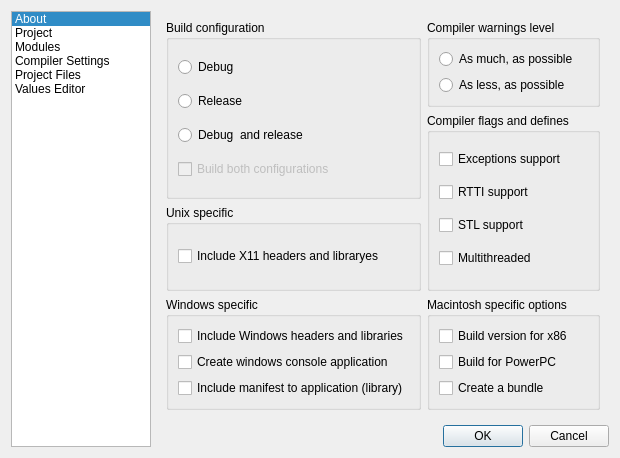
<ui version="4.0" >
 <class>UISimpleQMakeEditor</class>
 <widget class="QDialog" name="UISimpleQMakeEditor" >
  <property name="geometry" >
   <rect>
    <x>0</x>
    <y>0</y>
    <width>620</width>
    <height>458</height>
   </rect>
  </property>
  <property name="minimumSize" >
   <size>
    <width>0</width>
    <height>0</height>
   </size>
  </property>
  <property name="maximumSize" >
   <size>
    <width>16777215</width>
    <height>16777215</height>
   </size>
  </property>
  <property name="windowTitle" >
   <string>Dialog</string>
  </property>
  <layout class="QGridLayout" name="gridLayout_2" >
   <item rowspan="2" row="0" column="0" >
    <widget class="QListWidget" name="lwPages" >
     <property name="minimumSize" >
      <size>
       <width>140</width>
       <height>0</height>
      </size>
     </property>
     <property name="maximumSize" >
      <size>
       <width>140</width>
       <height>16777215</height>
      </size>
     </property>
     <property name="currentRow" >
      <number>0</number>
     </property>
     <item>
      <property name="text" >
       <string>About</string>
      </property>
     </item>
     <item>
      <property name="text" >
       <string>Project</string>
      </property>
     </item>
     <item>
      <property name="text" >
       <string>Modules</string>
      </property>
     </item>
     <item>
      <property name="text" >
       <string>Compiler Settings</string>
      </property>
     </item>
     <item>
      <property name="text" >
       <string>Project Files</string>
      </property>
     </item>
     <item>
      <property name="text" >
       <string>Values Editor</string>
      </property>
     </item>
    </widget>
   </item>
   <item row="0" column="1" >
    <widget class="QStackedWidget" name="swPages" >
     <property name="currentIndex" >
      <number>3</number>
     </property>
     <widget class="QWidget" name="wAbout" >
      <layout class="QHBoxLayout" name="horizontalLayout_6" >
       <item>
        <widget class="QTextBrowser" name="tbAbout" >
         <property name="html" >
          <string>&lt;!DOCTYPE HTML PUBLIC "-//W3C//DTD HTML 4.0//EN" "http://www.w3.org/TR/REC-html40/strict.dtd">
&lt;html>&lt;head>&lt;meta name="qrichtext" content="1" />&lt;style type="text/css">
p, li { white-space: pre-wrap; }
&lt;/style>&lt;/head>&lt;body style=" font-family:'DejaVu Sans'; font-size:9pt; font-weight:400; font-style:normal;">
&lt;p style=" margin-top:0px; margin-bottom:0px; margin-left:0px; margin-right:0px; -qt-block-indent:0; text-indent:0px; font-family:'Sans Serif';">You are using &lt;span style=" font-weight:600;">Simple QMake project editor&lt;/span>.&lt;/p>
&lt;p style=" margin-top:0px; margin-bottom:0px; margin-left:0px; margin-right:0px; -qt-block-indent:0; text-indent:0px; font-family:'Sans Serif';">This editor not allows you to use all QMake features.&lt;/p>
&lt;p style=" margin-top:0px; margin-bottom:0px; margin-left:0px; margin-right:0px; -qt-block-indent:0; text-indent:0px; font-family:'Sans Serif';">Aslo it editor can make some changes in your project file structure, which you did not desired. (It's possible in case if your project was edited by Advanced QMake project editor or manualy.)&lt;/p>
&lt;p style=" margin-top:0px; margin-bottom:0px; margin-left:0px; margin-right:0px; -qt-block-indent:0; text-indent:0px; font-family:'Sans Serif';">But, we can't provide support of all features of QMake, leave project file structure, unchanged, and provide simple interface in one thing.&lt;/p>
&lt;p style=" margin-top:0px; margin-bottom:0px; margin-left:0px; margin-right:0px; -qt-block-indent:0; text-indent:0px; font-family:'Sans Serif';">So, if you working with advanced Qt project, you can use Advanced QMake editor, or edit project file manualy. &lt;/p>
&lt;p style="-qt-paragraph-type:empty; margin-top:0px; margin-bottom:0px; margin-left:0px; margin-right:0px; -qt-block-indent:0; text-indent:0px; font-family:'Sans Serif';">&lt;/p>
&lt;p style=" margin-top:0px; margin-bottom:0px; margin-left:0px; margin-right:0px; -qt-block-indent:0; text-indent:0px; font-family:'Sans Serif';">Enjoy!&lt;/p>
&lt;p style=" margin-top:0px; margin-bottom:0px; margin-left:0px; margin-right:0px; -qt-block-indent:0; text-indent:0px; font-family:'Sans Serif';">Andrei Kopats, Filipe Azevedo and the Monkey Studio team&lt;/p>
&lt;p style="-qt-paragraph-type:empty; margin-top:0px; margin-bottom:0px; margin-left:0px; margin-right:0px; -qt-block-indent:0; text-indent:0px; font-family:'Sans Serif';">&lt;/p>&lt;/body>&lt;/html></string>
         </property>
        </widget>
       </item>
      </layout>
     </widget>
     <widget class="QWidget" name="wProject" >
      <layout class="QVBoxLayout" name="verticalLayout_6" >
       <item>
        <widget class="QGroupBox" name="gbProjectType" >
         <property name="title" >
          <string>Project Type</string>
         </property>
         <property name="checkable" >
          <bool>false</bool>
         </property>
         <layout class="QVBoxLayout" name="verticalLayout" >
          <item>
           <widget class="QRadioButton" name="rbApplication" >
            <property name="text" >
             <string>Application</string>
            </property>
           </widget>
          </item>
          <item>
           <widget class="QRadioButton" name="rbStaticLib" >
            <property name="text" >
             <string>Static Library</string>
            </property>
           </widget>
          </item>
          <item>
           <widget class="QRadioButton" name="rbSharedLib" >
            <property name="text" >
             <string>Shared Library (DLL)</string>
            </property>
           </widget>
          </item>
          <item>
           <widget class="QRadioButton" name="rbSubdirs" >
            <property name="text" >
             <string>Solution Project (Set of Qt projects)</string>
            </property>
           </widget>
          </item>
          <item>
           <widget class="QRadioButton" name="rbQtPlugin" >
            <property name="text" >
             <string>Qt Plugin</string>
            </property>
           </widget>
          </item>
          <item>
           <widget class="QRadioButton" name="rbQtDesignerPlugin" >
            <property name="text" >
             <string>Qt Designer Plugin</string>
            </property>
           </widget>
          </item>
         </layout>
        </widget>
       </item>
       <item>
        <layout class="QGridLayout" name="gridLayout" >
         <item row="0" column="0" >
          <widget class="QLabel" name="lProjectName" >
           <property name="text" >
            <string>Name</string>
           </property>
           <property name="buddy" >
            <cstring>leProjectName</cstring>
           </property>
          </widget>
         </item>
         <item row="0" column="1" colspan="2" >
          <widget class="QLineEdit" name="leProjectName" />
         </item>
         <item row="1" column="0" >
          <widget class="QLabel" name="lProjectTarget" >
           <property name="text" >
            <string>Target directory</string>
           </property>
           <property name="buddy" >
            <cstring>leProjectTarget</cstring>
           </property>
          </widget>
         </item>
         <item row="1" column="1" >
          <widget class="QLineEdit" name="leProjectTarget" />
         </item>
         <item row="1" column="2" >
          <widget class="QToolButton" name="tbProjectTarget" >
           <property name="text" >
            <string>...</string>
           </property>
          </widget>
         </item>
        </layout>
       </item>
       <item>
        <widget class="QLabel" name="lQtVersion" >
         <property name="text" >
          <string>Qt Version</string>
         </property>
        </widget>
       </item>
       <item>
        <widget class="QListWidget" name="lwQtVersion" />
       </item>
       <item>
        <spacer name="verticalSpacer" >
         <property name="orientation" >
          <enum>Qt::Vertical</enum>
         </property>
         <property name="sizeHint" stdset="0" >
          <size>
           <width>16</width>
           <height>16</height>
          </size>
         </property>
        </spacer>
       </item>
      </layout>
     </widget>
     <widget class="QWidget" name="wModules" >
      <layout class="QGridLayout" name="gridLayout_3" >
       <item row="0" column="0" >
        <widget class="QGroupBox" name="gbQtModules" >
         <property name="title" >
          <string>Qt Modules Used</string>
         </property>
         <layout class="QVBoxLayout" name="verticalLayout_4" >
          <property name="leftMargin" >
           <number>9</number>
          </property>
          <property name="rightMargin" >
           <number>9</number>
          </property>
          <item>
           <widget class="QListWidget" name="lwQtModules" >
            <property name="palette" >
             <palette>
              <active>
               <colorrole role="Base" >
                <brush brushstyle="SolidPattern" >
                 <color alpha="0" >
                  <red>0</red>
                  <green>0</green>
                  <blue>0</blue>
                 </color>
                </brush>
               </colorrole>
              </active>
              <inactive>
               <colorrole role="Base" >
                <brush brushstyle="SolidPattern" >
                 <color alpha="0" >
                  <red>0</red>
                  <green>0</green>
                  <blue>0</blue>
                 </color>
                </brush>
               </colorrole>
              </inactive>
              <disabled>
               <colorrole role="Base" >
                <brush brushstyle="SolidPattern" >
                 <color alpha="255" >
                  <red>244</red>
                  <green>244</green>
                  <blue>244</blue>
                 </color>
                </brush>
               </colorrole>
              </disabled>
             </palette>
            </property>
            <property name="frameShape" >
             <enum>QFrame::NoFrame</enum>
            </property>
           </widget>
          </item>
         </layout>
        </widget>
       </item>
       <item row="0" column="1" >
        <widget class="QGroupBox" name="gbModules" >
         <property name="title" >
          <string>Others Modules</string>
         </property>
         <layout class="QVBoxLayout" name="verticalLayout_5" >
          <property name="leftMargin" >
           <number>9</number>
          </property>
          <property name="rightMargin" >
           <number>9</number>
          </property>
          <item>
           <widget class="QListWidget" name="lwModules" >
            <property name="palette" >
             <palette>
              <active>
               <colorrole role="Base" >
                <brush brushstyle="SolidPattern" >
                 <color alpha="0" >
                  <red>0</red>
                  <green>0</green>
                  <blue>0</blue>
                 </color>
                </brush>
               </colorrole>
              </active>
              <inactive>
               <colorrole role="Base" >
                <brush brushstyle="SolidPattern" >
                 <color alpha="0" >
                  <red>0</red>
                  <green>0</green>
                  <blue>0</blue>
                 </color>
                </brush>
               </colorrole>
              </inactive>
              <disabled>
               <colorrole role="Base" >
                <brush brushstyle="SolidPattern" >
                 <color alpha="255" >
                  <red>244</red>
                  <green>244</green>
                  <blue>244</blue>
                 </color>
                </brush>
               </colorrole>
              </disabled>
             </palette>
            </property>
            <property name="frameShape" >
             <enum>QFrame::NoFrame</enum>
            </property>
           </widget>
          </item>
         </layout>
        </widget>
       </item>
       <item row="1" column="0" colspan="2" >
        <widget class="QLabel" name="lModuleHelp" >
         <property name="text" >
          <string>Help of current selected module</string>
         </property>
        </widget>
       </item>
       <item row="2" column="0" colspan="2" >
        <widget class="QTextEdit" name="teModuleHelp" />
       </item>
      </layout>
     </widget>
     <widget class="QWidget" name="wCompilerSettings" >
      <layout class="QGridLayout" name="gridLayout_4" >
       <item rowspan="2" row="0" column="0" >
        <widget class="QGroupBox" name="gbBuildType" >
         <property name="title" >
          <string>Build configuration</string>
         </property>
         <layout class="QVBoxLayout" name="verticalLayout_3" >
          <item>
           <widget class="QRadioButton" name="rbDebug" >
            <property name="statusTip" >
             <string>debug</string>
            </property>
            <property name="text" >
             <string>Debug</string>
            </property>
           </widget>
          </item>
          <item>
           <widget class="QRadioButton" name="rbRelease" >
            <property name="statusTip" >
             <string>release</string>
            </property>
            <property name="text" >
             <string>Release</string>
            </property>
           </widget>
          </item>
          <item>
           <widget class="QRadioButton" name="rbDebugRelease" >
            <property name="statusTip" >
             <string>debug_and_release</string>
            </property>
            <property name="text" >
             <string>Debug  and release</string>
            </property>
           </widget>
          </item>
          <item>
           <widget class="QCheckBox" name="cbBuildAll" >
            <property name="enabled" >
             <bool>false</bool>
            </property>
            <property name="statusTip" >
             <string>build_all</string>
            </property>
            <property name="text" >
             <string>Build both configurations</string>
            </property>
           </widget>
          </item>
         </layout>
        </widget>
       </item>
       <item row="0" column="1" >
        <widget class="QGroupBox" name="gbWarnings" >
         <property name="title" >
          <string>Compiler warnings level</string>
         </property>
         <layout class="QVBoxLayout" name="verticalLayout_2" >
          <item>
           <widget class="QRadioButton" name="rbWarningOn" >
            <property name="statusTip" >
             <string>warn_on</string>
            </property>
            <property name="text" >
             <string>As much, as possible</string>
            </property>
           </widget>
          </item>
          <item>
           <widget class="QRadioButton" name="rbWarningOff" >
            <property name="statusTip" >
             <string>warn_off</string>
            </property>
            <property name="text" >
             <string>As less, as possible</string>
            </property>
           </widget>
          </item>
         </layout>
        </widget>
       </item>
       <item rowspan="2" row="1" column="1" >
        <widget class="QGroupBox" name="gbCompilersFlags" >
         <property name="title" >
          <string>Compiler flags and defines</string>
         </property>
         <layout class="QVBoxLayout" name="verticalLayout_12" >
          <item>
           <widget class="QCheckBox" name="cbExceptions" >
            <property name="statusTip" >
             <string>exceptions</string>
            </property>
            <property name="text" >
             <string>Exceptions support</string>
            </property>
           </widget>
          </item>
          <item>
           <widget class="QCheckBox" name="cbRtti" >
            <property name="statusTip" >
             <string>rtti</string>
            </property>
            <property name="text" >
             <string>RTTI support</string>
            </property>
           </widget>
          </item>
          <item>
           <widget class="QCheckBox" name="cbStl" >
            <property name="statusTip" >
             <string>stl</string>
            </property>
            <property name="text" >
             <string>STL support</string>
            </property>
           </widget>
          </item>
          <item>
           <widget class="QCheckBox" name="cbThread" >
            <property name="statusTip" >
             <string>thread</string>
            </property>
            <property name="text" >
             <string>Multithreaded</string>
            </property>
           </widget>
          </item>
         </layout>
        </widget>
       </item>
       <item row="2" column="0" >
        <widget class="QGroupBox" name="gbUnix" >
         <property name="title" >
          <string>Unix specific</string>
         </property>
         <layout class="QVBoxLayout" name="verticalLayout_13" >
          <item>
           <widget class="QCheckBox" name="cbX11" >
            <property name="toolTip" >
             <string>The target is a X11 application or library. The proper include paths and libraries will automatically be added to the project.</string>
            </property>
            <property name="statusTip" >
             <string>x11</string>
            </property>
            <property name="text" >
             <string>Include X11 headers and libraryes</string>
            </property>
           </widget>
          </item>
         </layout>
        </widget>
       </item>
       <item row="3" column="0" >
        <widget class="QGroupBox" name="gbWindows" >
         <property name="title" >
          <string>Windows specific</string>
         </property>
         <layout class="QVBoxLayout" name="verticalLayout_14" >
          <item>
           <widget class="QCheckBox" name="cbWindows" >
            <property name="statusTip" >
             <string>windows</string>
            </property>
            <property name="text" >
             <string>Include Windows headers and libraries</string>
            </property>
           </widget>
          </item>
          <item>
           <widget class="QCheckBox" name="cbConsole" >
            <property name="statusTip" >
             <string>console</string>
            </property>
            <property name="text" >
             <string>Create windows console application</string>
            </property>
           </widget>
          </item>
          <item>
           <widget class="QCheckBox" name="cbManifest" >
            <property name="text" >
             <string>Include manifest to application (library)</string>
            </property>
           </widget>
          </item>
         </layout>
        </widget>
       </item>
       <item row="3" column="1" >
        <widget class="QGroupBox" name="gbMac" >
         <property name="title" >
          <string>Macintosh specific options</string>
         </property>
         <layout class="QVBoxLayout" name="verticalLayout_8" >
          <item>
           <widget class="QCheckBox" name="cbX86" >
            <property name="statusTip" >
             <string>x86</string>
            </property>
            <property name="text" >
             <string>Build version for x86</string>
            </property>
           </widget>
          </item>
          <item>
           <widget class="QCheckBox" name="cbPpc" >
            <property name="statusTip" >
             <string>ppc</string>
            </property>
            <property name="text" >
             <string>Build for PowerPC</string>
            </property>
           </widget>
          </item>
          <item>
           <widget class="QCheckBox" name="cbBundle" >
            <property name="text" >
             <string>Create a bundle</string>
            </property>
           </widget>
          </item>
         </layout>
        </widget>
       </item>
      </layout>
     </widget>
     <widget class="QWidget" name="wProjectFiles" >
      <layout class="QGridLayout" name="gridLayout_5" >
       <item row="0" column="0" >
        <spacer name="horizontalSpacer" >
         <property name="orientation" >
          <enum>Qt::Horizontal</enum>
         </property>
         <property name="sizeHint" stdset="0" >
          <size>
           <width>40</width>
           <height>20</height>
          </size>
         </property>
        </spacer>
       </item>
       <item row="0" column="1" >
        <widget class="QToolButton" name="tbAddFile" >
         <property name="text" >
          <string>+</string>
         </property>
        </widget>
       </item>
       <item row="0" column="2" >
        <widget class="QToolButton" name="tbEditFile" >
         <property name="text" >
          <string>E</string>
         </property>
        </widget>
       </item>
       <item row="0" column="3" >
        <widget class="QToolButton" name="tbRemoveFile" >
         <property name="text" >
          <string>-</string>
         </property>
        </widget>
       </item>
       <item row="1" column="0" colspan="4" >
        <widget class="QTreeView" name="tvFiles" />
       </item>
      </layout>
     </widget>
     <widget class="QWidget" name="wValuesEditor" >
      <layout class="QGridLayout" name="gridLayout_6" >
       <item row="0" column="1" >
        <widget class="QLabel" name="lValues" >
         <property name="text" >
          <string>Value</string>
         </property>
        </widget>
       </item>
       <item row="1" column="1" >
        <widget class="QPlainTextEdit" name="pteValues" />
       </item>
       <item row="2" column="1" >
        <widget class="QPushButton" name="pbAddFilePath" >
         <property name="text" >
          <string>Add file path</string>
         </property>
        </widget>
       </item>
       <item rowspan="3" row="0" column="0" >
        <widget class="QGroupBox" name="gbVariables" >
         <property name="title" >
          <string>Variables</string>
         </property>
        </widget>
       </item>
      </layout>
     </widget>
    </widget>
   </item>
   <item row="1" column="1" >
    <widget class="QDialogButtonBox" name="dbbButtons" >
     <property name="orientation" >
      <enum>Qt::Horizontal</enum>
     </property>
     <property name="standardButtons" >
      <set>QDialogButtonBox::Cancel|QDialogButtonBox::Ok</set>
     </property>
    </widget>
   </item>
  </layout>
 </widget>
 <resources/>
 <connections>
  <connection>
   <sender>dbbButtons</sender>
   <signal>accepted()</signal>
   <receiver>UISimpleQMakeEditor</receiver>
   <slot>accept()</slot>
   <hints>
    <hint type="sourcelabel" >
     <x>396</x>
     <y>453</y>
    </hint>
    <hint type="destinationlabel" >
     <x>157</x>
     <y>274</y>
    </hint>
   </hints>
  </connection>
  <connection>
   <sender>dbbButtons</sender>
   <signal>rejected()</signal>
   <receiver>UISimpleQMakeEditor</receiver>
   <slot>reject()</slot>
   <hints>
    <hint type="sourcelabel" >
     <x>464</x>
     <y>453</y>
    </hint>
    <hint type="destinationlabel" >
     <x>286</x>
     <y>274</y>
    </hint>
   </hints>
  </connection>
  <connection>
   <sender>lwPages</sender>
   <signal>currentRowChanged(int)</signal>
   <receiver>swPages</receiver>
   <slot>setCurrentIndex(int)</slot>
   <hints>
    <hint type="sourcelabel" >
     <x>104</x>
     <y>26</y>
    </hint>
    <hint type="destinationlabel" >
     <x>173</x>
     <y>6</y>
    </hint>
   </hints>
  </connection>
  <connection>
   <sender>rbDebugRelease</sender>
   <signal>toggled(bool)</signal>
   <receiver>cbBuildAll</receiver>
   <slot>setEnabled(bool)</slot>
   <hints>
    <hint type="sourcelabel" >
     <x>251</x>
     <y>143</y>
    </hint>
    <hint type="destinationlabel" >
     <x>249</x>
     <y>186</y>
    </hint>
   </hints>
  </connection>
 </connections>
</ui>
